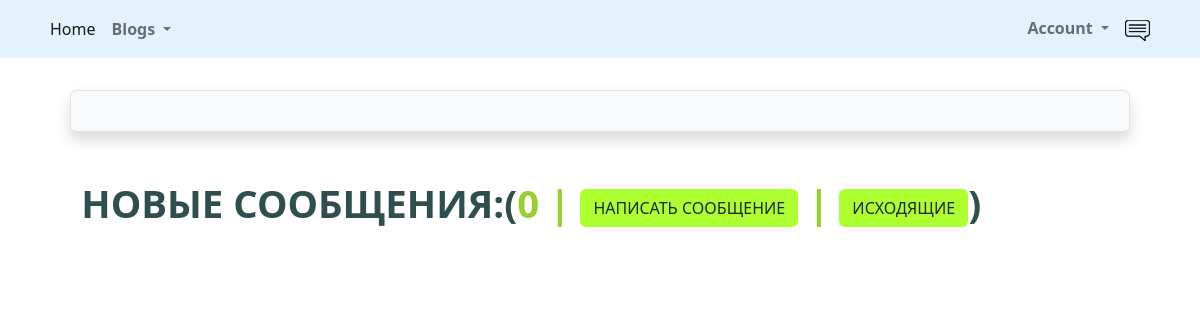
The app's page /accounts/profile/inbox (signed in), older data.
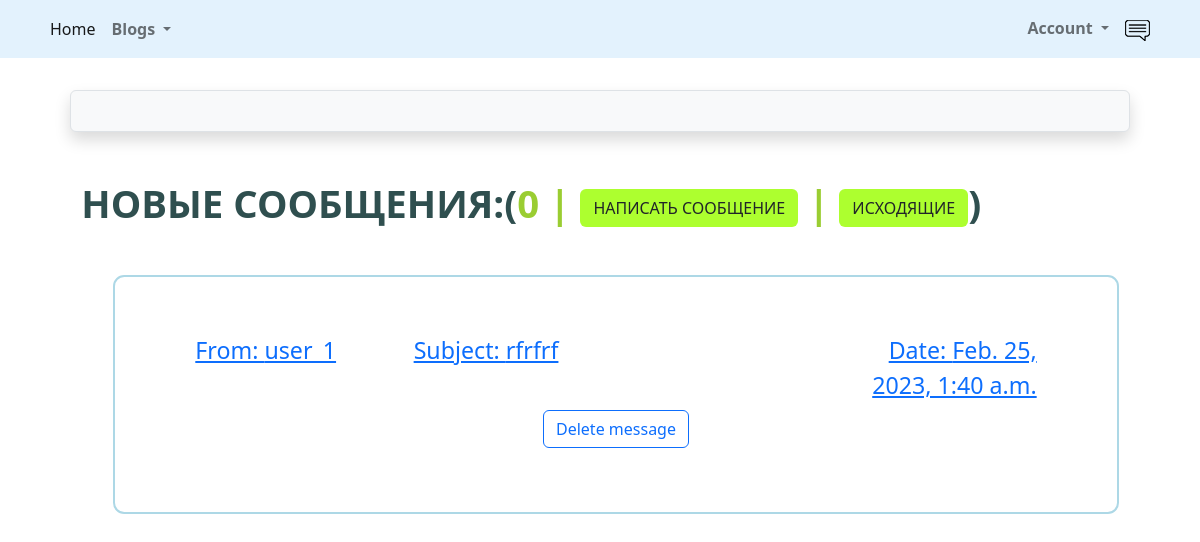
The same page, newer data.
### src/accounts/models.py (models this page shows, shortened)
class Message(models.Model):
    sender = models.ForeignKey(User, on_delete=models.SET_NULL, null=True, blank=True)
    recipient = models.ForeignKey(User, on_delete=models.SET_NULL, null=True, blank=True, related_name='messages')
    name = models.CharField(max_length=200, null=True, blank=True)
    subject = models.CharField(max_length=200, null=True, blank=True)
    body = models.TextField(max_length=1000)
    is_readed = models.BooleanField(default=False, null=True)
    created = models.DateTimeField(auto_now_add=True)
    id = models.UUIDField(default=uuid.uuid4, unique=True, primary_key=True, editable=False)
    class Meta:
        ordering = ['is_readed', '-created']

class User(AbstractUser):
    is_activated = models.BooleanField(default=True, db_index=True)
    avatar = models.ImageField(upload_to=avatar_place, default='profile/default.png')
    birthday = models.DateField(null=True, blank=True)
    city = models.CharField(max_length=50, null=True, blank=True)
    class Meta(AbstractUser.Meta):
        db_table = 'user'
    def __str__(self):
        return self.username

### src/accounts/views.py (the view)
# urls.py: path('profile/inbox', Inbox.as_view(), name='inbox'),
class Inbox(LoginRequiredMixin, ListView):
    model = Message
    template_name = 'messages/inbox.html'
    def get_queryset(self):
        queryset = Message.objects.filter(recipient_id=self.request.user.pk).select_related('recipient')
        return queryset
    def get_context_data(self, *, object_list=None, **kwargs):
        context = super(Inbox, self).get_context_data(**kwargs)
        context['count_of_unread'] = self.get_queryset().filter(is_readed=False).count()
        return context

### src/accounts/templates/messages/inbox.html
{% extends 'base.html' %}
{% load static %}
{% block content %}
    <link rel="stylesheet" type="text/css" href="{% static 'message/css/message.css' %}">
<main class="inbox my-xl">
  <div class="content-box">
    <h3 class="inbox__title">Новые сообщения:(<span>{{count_of_unread}} | <a href="{% url 'accounts:create_message' %}" class="btn btn--sub btn--lg">Написать сообщение </a> | <a href="{% url 'accounts:outbox' %}" class="btn btn--sub btn--lg">Исходящие</a></span>)</h3>
    <ul class="messages">
      {% for pm in message_list %}
      {% if pm.is_read == False %}
      <li class="message message--unread">
        {% else %}
      <li class="message">
        {% endif %}
        <a href="{% url 'accounts:message' pm.id %}">
          <span class="message__author">From: {{pm.sender}}</span>
          <span class="message__subject">Subject: {{pm.subject}}</span>
          <span class="message__date">Date: {{pm.created}}</span>
        <center><span><a class="btn btn-outline-primary m-2"
                           href="{% url 'accounts:delete_message' pm.id %}">Delete message</a></span></center>
        </a>
      </li>
      {% endfor %}
    </ul>
  </div>
</main>
{% endblock content %}

Row changes from the older to the newer data that the page shows:
added Message: sender "user_1", subject "rfrfrf", created "Feb. 25, 2023, 1:40 a.m."
